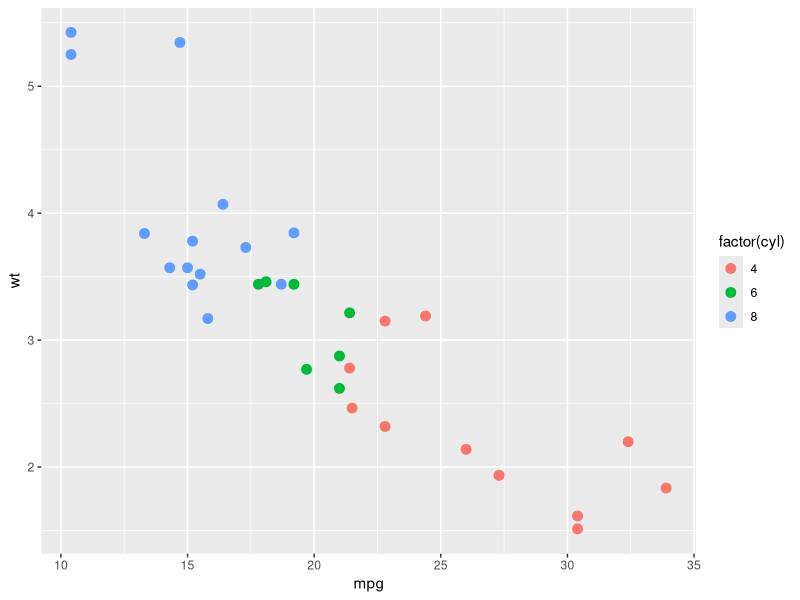

The R script that drew this image:
# EXPECTED_FORM: plot
# SETUP: library(ggplot2)
# NL: using mtcars, make a scatter plot of mpg vs wt with points colored by the number of cylinders, and set the point size to 3
library(ggplot2)
ggplot(mtcars, aes(x = mpg, y = wt, color = factor(cyl))) + geom_point(size = 3)
